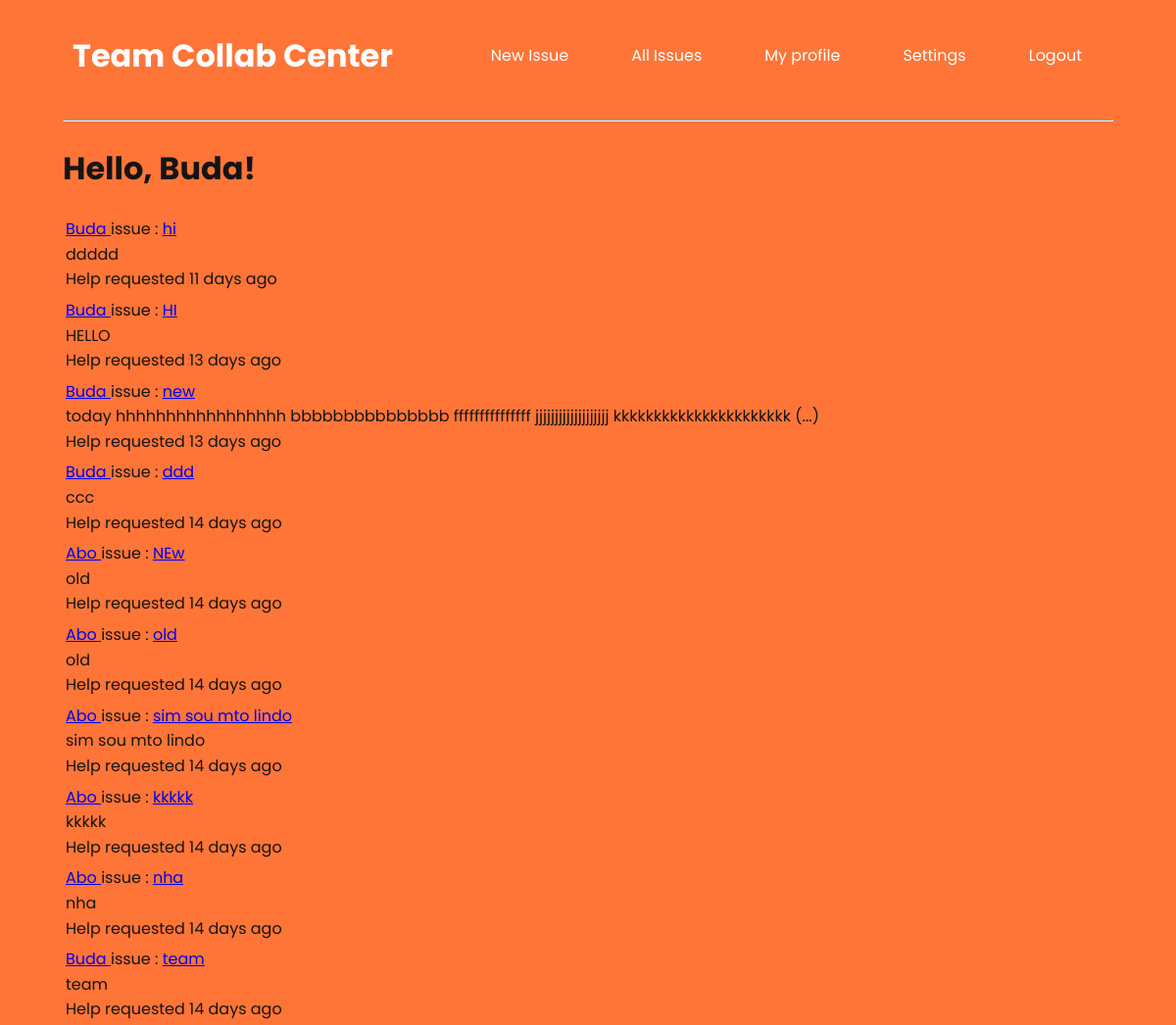
Page /index (signed in) on the committed database.
### app/models.py (models this page shows, shortened)
class User(UserMixin, db.Model):
    __tablename__='users'
    id = db.Column(db.Integer, primary_key=True)
    username = db.Column(db.String(64), index=True, unique=True)
    email = db.Column(db.String(120), index=True, unique=True)
    password_hash = db.Column(db.String(128))
    posts = db.relationship('Post', backref='author', lazy='dynamic')
    position_id = db.Column(db.Integer, db.ForeignKey('position.id'))
    about_me = db.Column(db.String(240))
    last_seen = db.Column(db.DateTime, default=datetime.utcnow)
    team_id = db.Column(db.Integer, db.ForeignKey('teams.id'))
    comments = db.relationship('Comment', backref='comment_author', lazy='dynamic')
    def team_posts(self):
        created = Post.query.filter_by(team_id=self.team_id)
        return created.order_by(Post.timestamp.desc())

class Post(db.Model):
    __tablename__='posts'
    id = db.Column(db.Integer, primary_key=True)
    title = db.Column(db.String(64))
    description = db.Column(db.String(1000))
    timestamp = db.Column(db.DateTime, index=True, default=datetime.utcnow)
    user_id = db.Column(db.Integer, db.ForeignKey('users.id'))
    team_id = db.Column(db.Integer, db.ForeignKey('teams.id'))
    comments = db.relationship('Comment', backref='comment_ticket', lazy='dynamic')

### app/routes.py (the view)
@app.route('/', methods=['GET', 'POST'])
@app.route('/index', methods=['GET', 'POST'])
@login_required
def index():
    page = request.args.get('page', 1, type=int)
    posts = current_user.team_posts().paginate(
        page, app.config['POSTS_PER_PAGE'], False)
    next_url = url_for('index', page=posts.next_num) \
        if posts.has_next else None
    prev_url = url_for('index', page=posts.prev_num) \
        if posts.has_prev else None
    return render_template('index.html', title='Home', posts=posts.items, next_url=next_url,
                           prev_url=prev_url)

### app/models.py (called while the page is built)
@login.user_loader
def load_user(id):
    return User.query.get(int(id))

### app/routes.py (called while the page is built)
@app.before_request
def before_request():
    if current_user.is_authenticated:
        current_user.last_seen = datetime.utcnow()
        db.session.commit()

### app/templates/index.html (shortened to what this page needs)
{% extends "base.html" %}
{% block content %}
    <h1>Hello, {{ current_user.username }}!</h1>
    {% for post in posts %}
        {% include '_post.html' %}
    {% endfor %}
{% endblock %}

### app/templates/_post.html
<table>
    <tr valign="top">
        <td>
            <a href="{{ url_for('user', username=post.author.username) }}">
            {{ post.author.username }}
            </a>
            issue : <a href="{{ url_for('post_view', id=post.id) }}">{{ post.title }}</a>
            <br>
            {% if post.description|length < 20 %}
                {{ post.description }}
            {% else %}
                {{ post.description[0:100] }} (...)
            {% endif %}
            <br>
            Help requested {{ moment(post.timestamp).fromNow() }}
        </td>
    </tr>
</table>

### app/static/styles/style.css (style rules this page uses)
* { -webkit-box-sizing: border-box; box-sizing: border-box; }
body { font-family: 'Poppins', sans-serif; line-height: 1.6; margin: 0 4rem; color: #141414; background-color: rgba(255, 102, 35, 0.9); }

### rows in the picture
User: username "Buda"
Post: author.username "Buda", title "hi", description "ddddd", timestamp "11 days ago"
Post: author.username "Buda", title "HI", description "HELLO", timestamp "13 days ago"
Post: author.username "Buda", title "new", description "today hhhhhhhhhhhhhhhhh bbbbbbbbbbbbbbb fffffffffffffff jjjjjjjjjjjjjjjjjjj kkkkkkkkkkkkkkkkkkkkkk", timestamp "13 days ago"
Post: author.username "Buda", title "ddd", description "ccc", timestamp "14 days ago"
Post: author.username "Abo", title "NEw", description "old", timestamp "14 days ago"
Post: author.username "Abo", title "old", description "old", timestamp "14 days ago"
Post: author.username "Abo", title "sim sou mto lindo", description "sim sou mto lindo", timestamp "14 days ago"
Post: author.username "Abo", title "kkkkk", description "kkkkk", timestamp "14 days ago"
Post: author.username "Abo", title "nha", description "nha", timestamp "14 days ago"
Post: author.username "Buda", title "team", description "team", timestamp "14 days ago"
